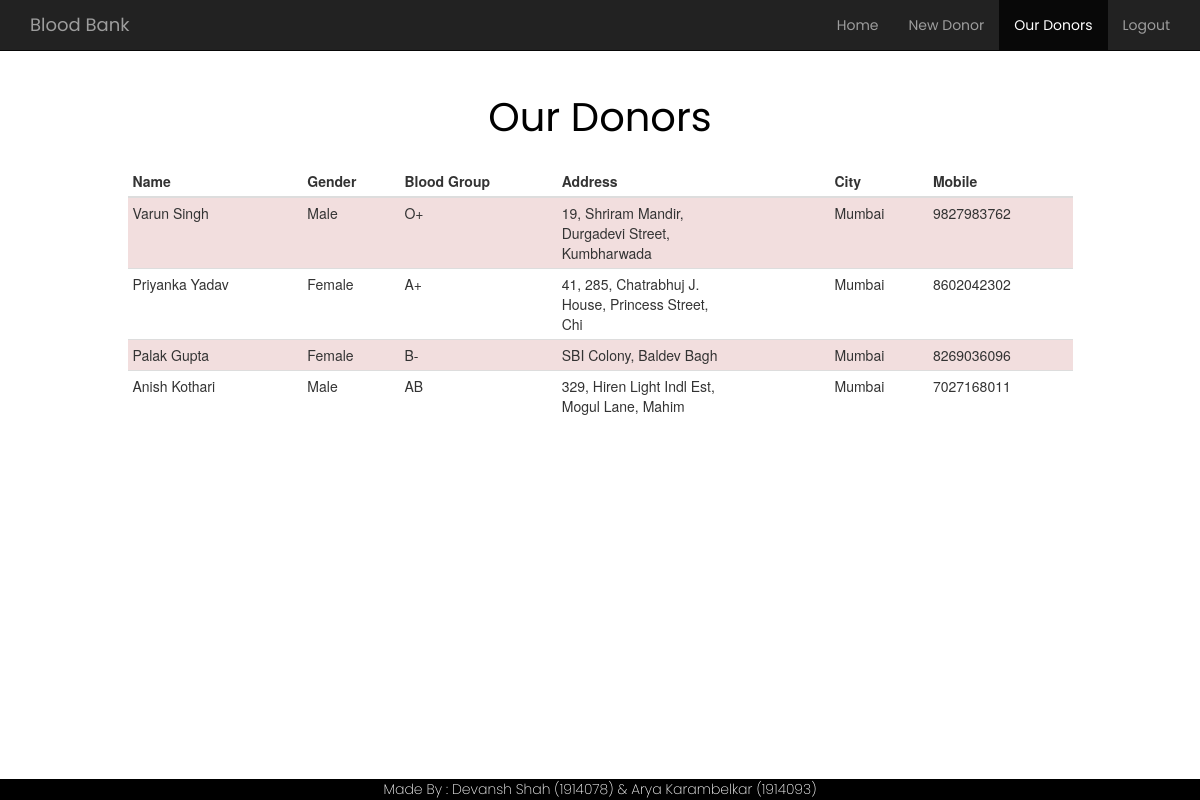
/members.php, run on the app's committed database.
### tables this page shows
CREATE TABLE IF NOT EXISTS `donors` (
  `id` int(11) NOT NULL AUTO_INCREMENT,
  `fname` varchar(45) NOT NULL,
  `mname` varchar(30) DEFAULT NULL,
  `lname` varchar(45) NOT NULL,
  `sex` varchar(10) NOT NULL,
  `b_type` varchar(2) NOT NULL,
  `bday` date NOT NULL,
  `h_address` varchar(50) NOT NULL,
  `city` varchar(30) NOT NULL,
  `don_date` date NOT NULL,
  `temp` varchar(10) NOT NULL,
  `pulse` varchar(10) NOT NULL,
  `bp` varchar(10) NOT NULL,
  `weight` int(11) NOT NULL,
  `haemoglobin` varchar(25) NOT NULL,
  `phone` varchar(10) DEFAULT NULL,
  `mobile` varchar(11) NOT NULL,
  PRIMARY KEY (`id`)
);

### users/php/DBConnect.php (called while the page is built, shortened)
<?php
class DBConnect {
    private $db = NULL;
    public function __construct() {
        $dsn = 'mysql:dbname=' . self::DB_NAME . ';host=' . self::DB_SERVER;
        try {
            $this->db = new PDO($dsn, self::DB_USER, self::DB_PASSWORD);
        } catch (PDOException $e) {
            throw new Exception('Connection failed: ' .
            $e->getMessage());
        }
        return $this->db;
    }
    public function getDonors(){
        $stmt = $this->db->prepare("SELECT * FROM donors");
        $stmt->execute();
        return $stmt->fetchAll();
    }
}

### users/layout/_donor_layout.php (the view)
<div class="container">
    <div class="row">
        <div class="col-md-1"></div>
        <div class="col-md-10">
            <?php if(isset($donors)): $i++;?>
            <table class="table table-condensed">
                <thead>
                <th>Name</th>
                <th>Gender</th>
                <th>Blood Group</th>
                <th>Address</th>
                <th>City</th>
                <th>Mobile</th>
                </thead>
                <?php foreach($donors as $u): $i++;?>
                <tr class="<?php if($i%2==0){echo $bg_background;}else{echo 'bg-light';} ?>">
                    <td><?= $u['fname']." ".$u['mname']." ".$u['lname']; ?></td>
                    <td><?= $u['sex']; ?></td>
                    <td><?= $u['b_type']; ?></td>
                    <td><?= wordwrap($u['h_address'], 26, '<br>'); ?></td>
                    <td><?= $u['city']; ?></td>
                    <td><?= $u['mobile']; ?></td>
                </tr>
                <?php endforeach; ?>
            </table>
            <?php endif; ?>
        </div>
        <div class="col-md-1"></div>
    </div>
</div>

### css/mystyle.css (style rules this page uses)
body { left: 0; top: 0; padding-top: 3.5em; }

### data on the page
donors: fname "Varun", lname "Singh", sex "Male", b_type "O+", h_address "19, Shriram Mandir, Durgadevi Street, Kumbharwada", city "Mumbai", mobile "9827983762"
donors: fname "Priyanka", lname "Yadav", sex "Female", b_type "A+", h_address "41, 285, Chatrabhuj J. House, Princess Street, Chi", city "Mumbai", mobile "8602042302"
donors: fname "Palak", lname "Gupta", sex "Female", b_type "B-", h_address "SBI Colony, Baldev Bagh", city "Mumbai", mobile "8269036096"
donors: fname "Anish", lname "Kothari", sex "Male", b_type "AB", h_address "329, Hiren Light Indl Est, Mogul Lane, Mahim", city "Mumbai", mobile "7027168011"
